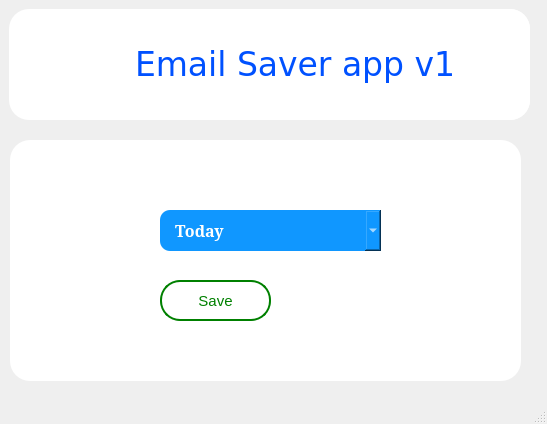
<?xml version="1.0" encoding="UTF-8"?>
<ui version="4.0">
 <class>MainWindow</class>
 <widget class="QMainWindow" name="MainWindow">
  <property name="geometry">
   <rect>
    <x>0</x>
    <y>0</y>
    <width>547</width>
    <height>424</height>
   </rect>
  </property>
  <property name="windowTitle">
   <string>MainWindow</string>
  </property>
  <widget class="QWidget" name="centralwidget">
   <property name="styleSheet">
    <string notr="true">background-color : whitergb(231, 231, 231)</string>
   </property>
   <widget class="QWidget" name="widget" native="true">
    <property name="geometry">
     <rect>
      <x>9</x>
      <y>9</y>
      <width>521</width>
      <height>111</height>
     </rect>
    </property>
    <property name="styleSheet">
     <string notr="true">background-color : white;
border-radius : 20px;
</string>
    </property>
    <layout class="QHBoxLayout" name="horizontalLayout">
     <item>
      <widget class="QLabel" name="label_2">
       <property name="minimumSize">
        <size>
         <width>120</width>
         <height>100</height>
        </size>
       </property>
       <property name="maximumSize">
        <size>
         <width>100</width>
         <height>100</height>
        </size>
       </property>
       <property name="text">
        <string/>
       </property>
       <property name="pixmap">
        <pixmap resource="emailapp.qrc">:/icons/email.png</pixmap>
       </property>
       <property name="scaledContents">
        <bool>true</bool>
       </property>
      </widget>
     </item>
     <item>
      <widget class="QLabel" name="label">
       <property name="font">
        <font>
         <family>Verdana</family>
         <pointsize>25</pointsize>
         <bold>false</bold>
        </font>
       </property>
       <property name="styleSheet">
        <string notr="true">color : rgb(0, 81, 255)</string>
       </property>
       <property name="text">
        <string>Email Saver app v1</string>
       </property>
      </widget>
     </item>
    </layout>
   </widget>
   <widget class="QWidget" name="widget_2" native="true">
    <property name="geometry">
     <rect>
      <x>10</x>
      <y>140</y>
      <width>511</width>
      <height>241</height>
     </rect>
    </property>
    <property name="styleSheet">
     <string notr="true">QWidget{
background-color : white;
border-radius : 20px;
}

QComboBox{
border-radius : 10px;
padding-left : 15px;
}

QPushButton{
background-color: white;
border :2px solid green;
color : green;
padding : 10px 5px;
font-size : 15px;
}

QPushButton:checked{
	background-color : rgb(202, 255, 233)
}</string>
    </property>
    <widget class="QComboBox" name="selected_option">
     <property name="geometry">
      <rect>
       <x>150</x>
       <y>70</y>
       <width>221</width>
       <height>41</height>
      </rect>
     </property>
     <property name="styleSheet">
      <string notr="true">font-family : serif;
font-size : 16px;
font-weight : 600;
background-color : rgb(16, 151, 255);
color : white;
border : none;</string>
     </property>
     <item>
      <property name="text">
       <string>Today</string>
      </property>
     </item>
     <item>
      <property name="text">
       <string>Yesterday</string>
      </property>
     </item>
     <item>
      <property name="text">
       <string>Date Range</string>
      </property>
     </item>
    </widget>
    <widget class="QLabel" name="label_3">
     <property name="geometry">
      <rect>
       <x>50</x>
       <y>60</y>
       <width>60</width>
       <height>60</height>
      </rect>
     </property>
     <property name="minimumSize">
      <size>
       <width>60</width>
       <height>60</height>
      </size>
     </property>
     <property name="maximumSize">
      <size>
       <width>60</width>
       <height>60</height>
      </size>
     </property>
     <property name="text">
      <string/>
     </property>
     <property name="pixmap">
      <pixmap resource="emailapp.qrc">:/icons/date.png</pixmap>
     </property>
     <property name="scaledContents">
      <bool>true</bool>
     </property>
    </widget>
    <widget class="QPushButton" name="save_button">
     <property name="geometry">
      <rect>
       <x>150</x>
       <y>140</y>
       <width>111</width>
       <height>41</height>
      </rect>
     </property>
     <property name="styleSheet">
      <string notr="true"/>
     </property>
     <property name="text">
      <string>Save</string>
     </property>
     <property name="icon">
      <iconset>
       <normaloff>icons/true.png</normaloff>icons/true.png</iconset>
     </property>
     <property name="iconSize">
      <size>
       <width>25</width>
       <height>25</height>
      </size>
     </property>
     <property name="checkable">
      <bool>true</bool>
     </property>
     <property name="checked">
      <bool>false</bool>
     </property>
     <property name="autoExclusive">
      <bool>true</bool>
     </property>
    </widget>
   </widget>
  </widget>
  <widget class="QMenuBar" name="menubar">
   <property name="geometry">
    <rect>
     <x>0</x>
     <y>0</y>
     <width>547</width>
     <height>22</height>
    </rect>
   </property>
  </widget>
  <widget class="QStatusBar" name="statusbar"/>
 </widget>
 <resources>
  <include location="emailapp.qrc"/>
 </resources>
 <connections/>
</ui>
